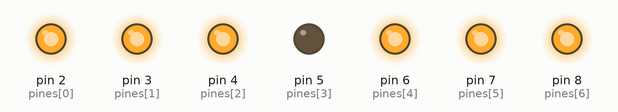
Bench run of a sketch on a simulated Arduino Uno, built with avr-gcc and run on an emulated ATmega328P. Shown: output pins drawn as LEDs (lit = HIGH).

Above: at 0.5 s.
At 2.5 s:
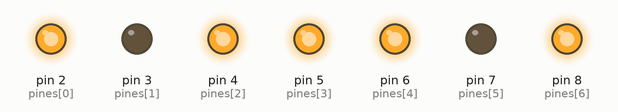
At 3.5 s:
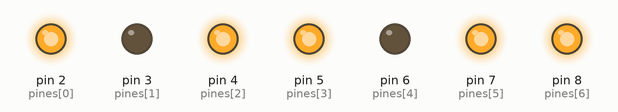
At 5.5 s:
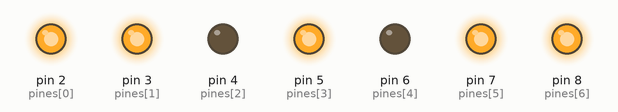
At 7.5 s:
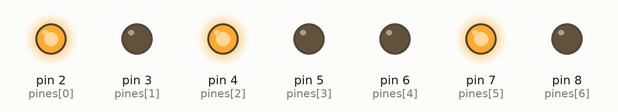
At 10.5 s:
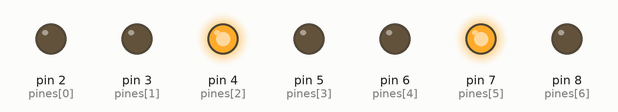
Timing chart, 0 to 11.7 s (numbered marks = the images above):
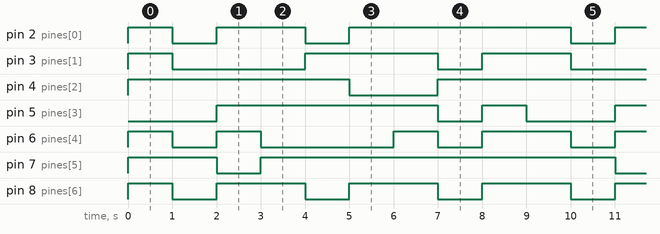

The sketch:

led7Segmentos.ino
```cpp
int pines[7] = {2,3,4,5,6,7,8};

int numeros[10][7]={
 //A B C D E F G
  {1,1,1,0,1,1,1},//0
  {0,0,1,0,0,1,0},//1
  {1,0,1,1,1,0,1},//2
  {1,0,1,1,0,1,1},//3
  {0,1,1,1,0,1,0},//4
  {1,1,0,1,0,1,1},//5
  {1,1,0,1,1,1,1},//6
  {1,0,1,0,0,1,0},//7
  {1,1,1,1,1,1,1},//8
  {1,1,1,1,0,1,1},//9
};


void setup() {
  for(int i=0; i<7; i++){
         pinMode(pines[i], OUTPUT);
  }
}

void loop() {
  for(int i=0; i<9; i++){
    mostrarNumero(i);
    delay(1000);
  }
}

void mostrarNumero(int numValue){
  for(int i = 0;  i < 10; i++){//recorrer filas del array // en lugar de 7: (sizeof(numeros) / sizeof(numeros[0]))

    if(numValue==i){//buscar el numero en el array


      for(int j = 0; j < 7; j++){//recorrer columnas //en lugar de 10: (sizeof(numeros[i]) / sizeof(numeros[i][0]))

         if(numeros[i][j]==1){
            digitalWrite(pines[j],HIGH);
         }else{
            digitalWrite(pines[j],LOW);
         }
      }
      break;
    }
  }
}
```

Measured:
- by itself, pin 2 (pines[0]): repeats every 9.0 s: LOW 1.0 s, HIGH 2.0 s, LOW 1.0 s, HIGH 5.0 s
- by itself, pin 3 (pines[1]): repeats every 9.0 s: LOW 3.0 s, HIGH 3.0 s, LOW 1.0 s, HIGH 2.0 s
- by itself, pin 4 (pines[2]): repeats every 9.0 s: LOW 2.0 s, HIGH 7.0 s
- by itself, pin 5 (pines[3]): repeats every 9.0 s: LOW 1.0 s, HIGH 1.0 s, LOW 2.0 s, HIGH 5.0 s
- by itself, pin 6 (pines[4]): repeats every 9.0 s: LOW 1.0 s, HIGH 1.0 s, LOW 3.0 s, HIGH 1.0 s, LOW 1.0 s, HIGH 2.0 s
- by itself, pin 7 (pines[5]): repeats every 9.0 s: LOW 1.0 s, HIGH 8.0 s
- by itself, pin 8 (pines[6]): repeats every 3.0 s: LOW 1.0 s, HIGH 2.0 s
